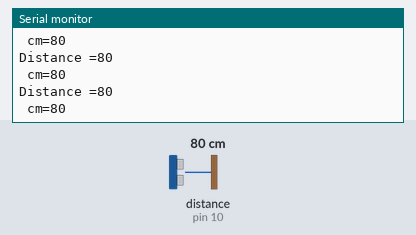
This sketch was run on a simulated Arduino Uno, built with avr-gcc and run on an emulated ATmega328P. On the bench: the last lines printed to the serial monitor. Wiring (inferred from the names in the program): ultrasonic range finder: trigger pin 10; echo pin 10. The test bench sets the inputs (shaded band); at power-on: distance to the obstacle (sensor on pin 10) 80 cm. The echo pulse lasts 58.3 µs per cm.

Above: at 1.2 s.
1.3 s: distance to the obstacle (sensor on pin 10) set to 2 cm
At 2.1 s:
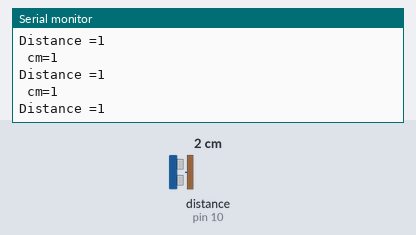
4.3 s: distance to the obstacle (sensor on pin 10) set to 4 cm
At 5.2 s:
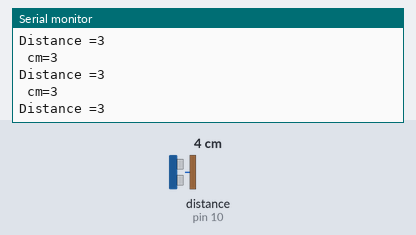
7.3 s: distance to the obstacle (sensor on pin 10) set to 18 cm
At 8.1 s:
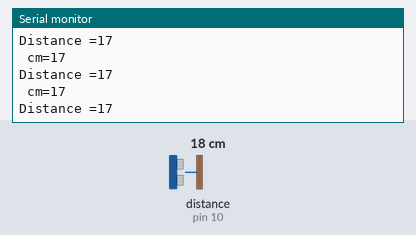
10.3 s: distance to the obstacle (sensor on pin 10) set to 120 cm
At 11.3 s:
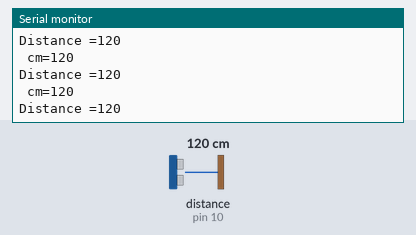
13.3 s: distance to the obstacle (sensor on pin 10) set to 35 cm
At 14.1 s:
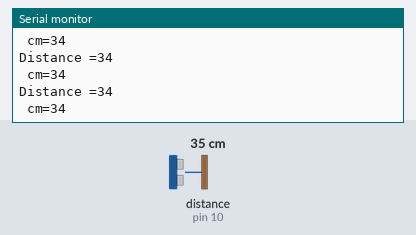
19.3 s: distance to the obstacle (sensor on pin 10) set to 250 cm
At 20.0 s:
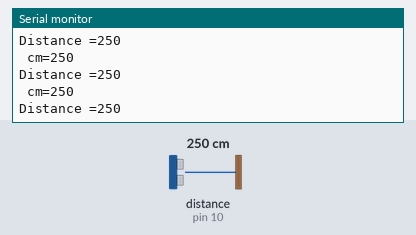
Timing chart, 0 to 22.3 s (numbered marks = the images above; inputs shaded):
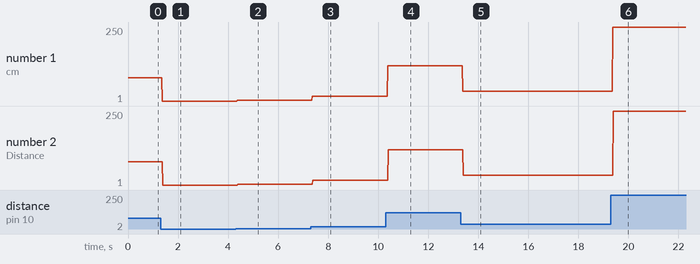

The sketch:

ping-test.ino
```cpp
// ping sensor
const int pingPin = 10;
int dist_in_cm = 0;

void setup() {
  Serial.begin(9600);
  pinMode(pingPin, INPUT);
}

void loop() {
  dist_in_cm = get_distance_cm();
  Serial.print("Distance =");
  Serial.println(dist_in_cm);
}


int get_distance_cm()
{
  long duration, cm=0;
  pinMode(pingPin, OUTPUT);
  digitalWrite(pingPin, LOW);
  delayMicroseconds(2);
  digitalWrite(pingPin, HIGH);
  delayMicroseconds(5);
  digitalWrite(pingPin, LOW);
  // The same pin is used to read the signal from the PING))): a HIGH
  // pulse whose duration is the time (in microseconds) from the sending
  // of the ping to the reception of its echo off of an object.
  pinMode(pingPin, INPUT);
  duration = pulseIn(pingPin, HIGH);
  // convert the time into a distance
  cm = microsecondsToCentimeters(duration);
  Serial.print(" cm=");
  Serial.println(cm);
  return cm;
}

long microsecondsToCentimeters(long microseconds)
{
  // The speed of sound is 340 m/s or 29 microseconds per centimeter.
  // The ping travels out and back, so to find the distance of the
  // object we take half of the distance travelled.
  return microseconds / 29 / 2;
}
```

Measured:
- after the input at 1.3 s, the serial monitor: prints a new line after 0.08 s (image 1)
- after the input at 4.3 s, the serial monitor: prints a new line after 0.07 s (image 2)
- after the input at 7.3 s, the serial monitor: prints a new line after 0.07 s (image 3)
- after the input at 10.3 s, the serial monitor: prints a new line after 0.09 s (image 4)
- after the input at 13.3 s, the serial monitor: prints a new line after 0.08 s (image 5)
- after the input at 19.3 s, the serial monitor: prints a new line after 0.08 s (image 6)
- plotted number 1: 80 → 1 after the input at 1.3 s, 1 → 3 after the input at 4.3 s, 3 → 17 after the input at 7.3 s, 17 → 120 after the input at 10.3 s, 120 → 34 after the input at 13.3 s
- plotted number 2: 80 → 1 after the input at 1.3 s, 1 → 3 after the input at 4.3 s, 3 → 17 after the input at 7.3 s, 17 → 120 after the input at 10.3 s, 120 → 34 after the input at 13.3 s
